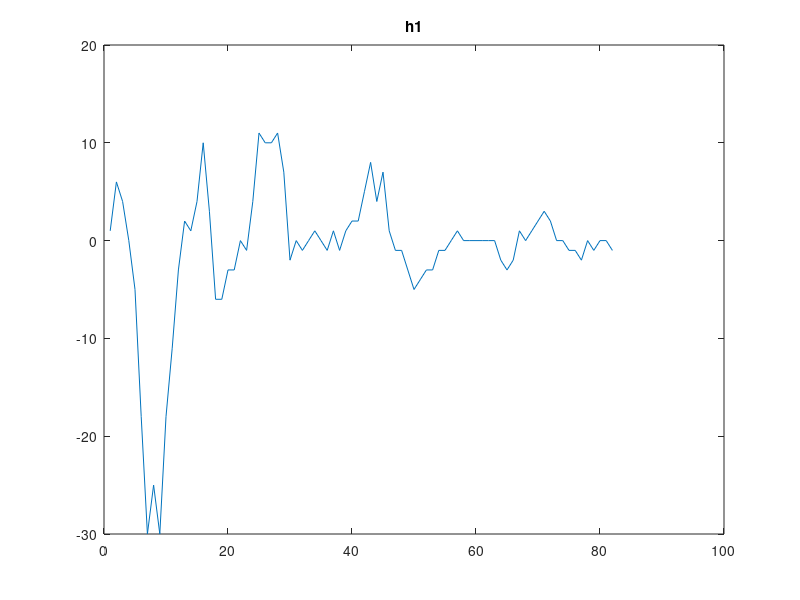
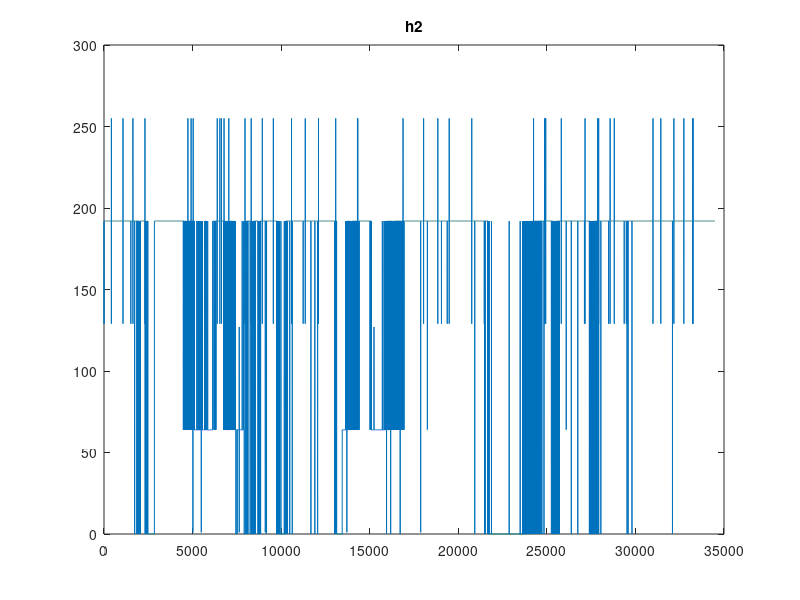

Here is the MATLAB script that generated these plots, in order:
clear all
close all
x1=csvread('bp-joao-h1.csv');

x2=csvread('bp-joao-h2.csv');

x_p=x1(:,2);
figure(1)
plot(x_p)
title('h1')
figure(2)
plot(x2(:,2))
title('h2')